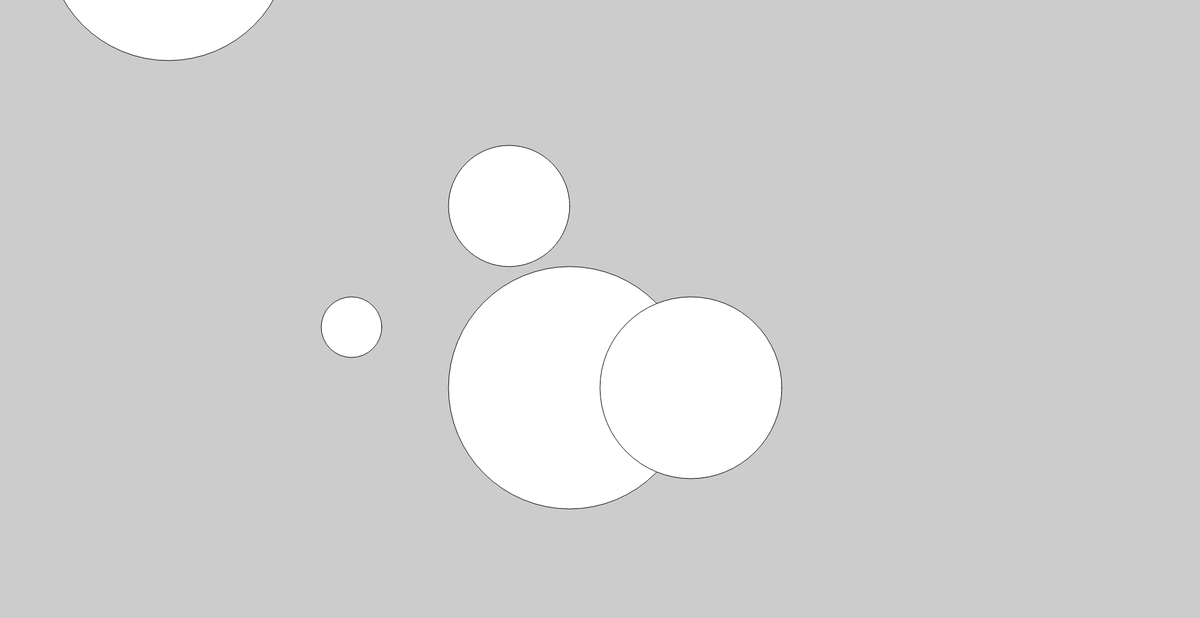
Frame 1 (no input)
Frame 60 (no input): identical to frame 1, image omitted
Frame 120 (the mouse pressed at the canvas centre since frame 60): identical to frame 1, image omitted

The p5.js sketch that drew this single still picture (run headless with seeded random() and noise() and a simulated clock; from frame 60 on, the mouse is pressed at the canvas centre):

// p5.js sketch
// ── sketch.js
function setup() {
    createCanvas(1980, 1020);
}

function draw() {
    //  Create an Ellipse Scene:
    // ellipse(x,y,width,height)
    background(204);
    ellipse(278, -100, 400, 400);
    ellipse(840, 340, 200, 200);
    ellipse(940, 640, 400, 400);
    // This Ellipse is overlapping  because it's code comes after the previous one
    ellipse(1140, 640, 300, 300);
    ellipse(580, 540, 100, 100);




}
